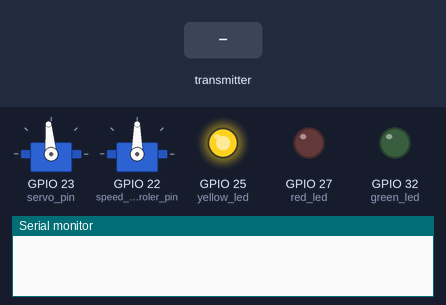
This program was run on a simulated ESP32. Parts: 2 × servo, output pins drawn as LEDs (lit = HIGH), the last lines printed to the serial monitor. Dashed ring = blinking. The test bench sets the inputs (shaded band).

Above: at 0.3 s.
At 7.2 s:
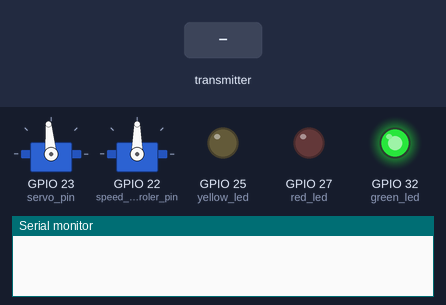
7.3 s: the transmitter starts sending stop = 1
At 7.4 s:
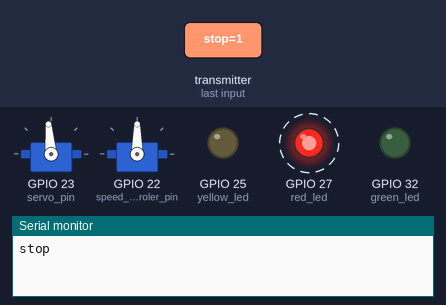
Timing chart, 0 to 16.3 s (numbered marks = the images above; inputs shaded):
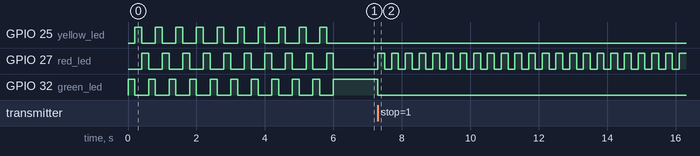

The program:

main.cpp
```cpp
#include <Arduino.h>
#include <ESP32Servo.h>
//The cuminication protocol with WiFi and ESP-NOW is based on the example code from https://RandomNerdTutorials.com/esp-now-esp32-arduino-ide/
//Evything else is developed by AAU ROB3 Group 364
/*
  Rui Santos
  Complete project details at https://RandomNerdTutorials.com/esp-now-esp32-arduino-ide/

  Permission is hereby granted, free of charge, to any person obtaining a copy
  of this software and associated documentation files.

  The above copyright notice and this permission notice shall be included in all
  copies or substantial portions of the Software.
*/
#include <esp_now.h>
#include <WiFi.h>

#define servo_pin 23
#define speed_controler_pin 22
#define green_led 32
#define yellow_led 25
#define red_led 27

// creates two servo objects to control the servo for the direction of the weeles and one for the speed of the wheels
Servo servo_wheels;
Servo speed_controler;


typedef struct struct_manuel_mode_data {
    bool stop=false;
    bool manuel=false;
    int x=2048;
    int y=2048;
} struct_manuel_mode_data;

typedef struct struct_atomatic_mode_data {
    float angle=95;
    float speed=90;
} struct_atomatic_mode_data;

// Create a struct_message called autoData and manuelData
struct_atomatic_mode_data autoData;
struct_manuel_mode_data manuelData;

float current_angle=autoData.angle;
float current_speed=autoData.speed;
float new_angle=current_angle;
float new_speed=current_speed;

int y_value=manuelData.y;
int x_value=manuelData.x;
int angle_manuel=map(x_value,0,4095,45,145);
int speed_manuel=map(y_value,0,4095,0,180);

// callback function that will be executed when data is received
void OnDataRecv(const uint8_t * mac, const uint8_t *incomingData, int len) {
  memcpy(&manuelData, incomingData, sizeof(manuelData));
  //Serial.println(myData.a); // char message
  //y_value=manuelData.y;
  //x_value=manuelData.x;
}
void led_on(String colour){
  if (colour=="green"){
    digitalWrite(yellow_led,LOW);
    digitalWrite(red_led,LOW);
    digitalWrite(green_led,HIGH);
  }
  else if (colour=="yellow"){
    digitalWrite(green_led,LOW);
    digitalWrite(red_led,LOW);
    digitalWrite(yellow_led,HIGH);
  }
  else if (colour=="red"){
    digitalWrite(green_led,LOW);
    digitalWrite(yellow_led,LOW);
    digitalWrite(red_led,HIGH);
  }
}
void led_off(){
  digitalWrite(green_led,LOW);
  digitalWrite(yellow_led,LOW);
  digitalWrite(red_led,LOW);
}
void setup() {
  // Initialize Serial Monitor
  Serial.begin(115200);

  servo_wheels.attach(servo_pin);
  servo_wheels.write(autoData.angle);
  speed_controler.attach(speed_controler_pin,1000,2000);
  speed_controler.write(autoData.speed);

  //Led setup
  pinMode(green_led,OUTPUT);
  pinMode(yellow_led,OUTPUT);
  pinMode(red_led,OUTPUT);

  //LED blinks one at a time in 2 seconds
  for (int i=0;i<10;i++){
    led_on("green");
    delay(200);
    led_on("yellow");
    delay(200);
    led_on("red");
    delay(200);
    led_off();
  }
  //delay(2000);//check if this delay is still needed????

  Serial.setTimeout(1);

    // Set device as a Wi-Fi Station
  WiFi.mode(WIFI_STA);

  // Init ESP-NOW
  if (esp_now_init() != ESP_OK) {
    Serial.println("Error initializing ESP-NOW");
    return;
  }

  // Once ESPNow is successfully Init, we will register for recv CB to
  // get recv packer info
  esp_now_register_recv_cb(OnDataRecv);
}

void decode_data(std::string data_recivd){
    std::string signal =data_recivd;
    //std::string signal = "A150V120";
    std::string temp;
    std::string firstNumberStr, secondNumberStr;

    //extract the numbers from the string and save them in the variables firstNumberStr and secondNumberStr
    //the first number is the angle and the second is the speed
    for (char c : signal) {
        if (std::isdigit(c)) {
            temp += c;
        } else {
            if (!temp.empty()) {
                if (firstNumberStr.empty()) {
                    firstNumberStr = temp;
                } else if (secondNumberStr.empty()) {
                    secondNumberStr = temp;
                }
                temp.clear();
            }
        }
    }
    if (!temp.empty() && secondNumberStr.empty()) {
        secondNumberStr = temp;
    }
    float angle=std::stoi(firstNumberStr);
    float speed=std::stoi(secondNumberStr);
    //failsafe:
    if (angle>145){
      angle=145;
    }
    if (angle<45){
      angle=45;
    }
    if (speed>180){
      speed=180;
    }
    if (speed<0){
      speed=0;
    }
    //save the data in the struct
    autoData.angle = angle;
    autoData.speed = speed;
}


int dt=0;
void P_controler(){
  //if the chage in time is lagere than 10 ms run the code
  if ((millis()-dt)>10){
    dt=millis();

    //Angle
    float error_angle=autoData.angle-current_angle;
    float Kp_angle=0.5;
    float diff_angle=Kp_angle*error_angle;
    new_angle=current_angle+diff_angle;
    servo_wheels.write(new_angle);
    current_angle=new_angle;

    //Speed
    float error_speed=autoData.speed-current_speed;
    float Kp_speed=0.02;
    float diff_speed=Kp_speed*error_speed;
    new_speed=current_speed+diff_speed;
    speed_controler.write(new_speed);
    current_speed=new_speed;
   }
}

bool prev_mode=manuelData.manuel; //true=manuel, true=auto
bool manual_mode_pc=false;
bool stop=false;
void loop() {
  //run the code until the stop command is recived (E-stop), then the cars' speed and angle is set to 0 imidiatly!!
  while (stop==false){
    if (Serial.available() > 0) {
      if (prev_mode!=manuelData.manuel){
        if (prev_mode==false && manuelData.manuel==true){
          prev_mode=true;
          Serial.println("manual");
        }
        else if (prev_mode==true && manuelData.manuel==false){
          prev_mode=false;
          Serial.println("auto");
        }
      }
      // read the incoming byte:
      String str = Serial.readStringUntil('\n');
      //convert str to std::string and save it in str_1
      std::string str_1 = str.c_str();

      if (str_1=="stop" || manuelData.stop==true){
        autoData.angle=95;
        autoData.speed=90;
        stop=true;
        Serial.println("stop");
      }
      else if (str_1=="manual"){
        manual_mode_pc==true;
        led_on("yellow");
      }
      else if (str_1=="auto"){
        manual_mode_pc==false;
        led_on("green");
      }
      else{
        decode_data(str_1);
      }
    }
    if (manuelData.stop==true){
      autoData.angle=95;
      autoData.speed=90;
      manuelData.x=2048;
      manuelData.y=2048;
      if (stop==false){
        Serial.println("stop");
        stop=true;
      }
    }
    if (manuelData.manuel==true){
      led_on("yellow");
      angle_manuel=map(manuelData.x,0,4095,45,145);
      speed_manuel=map(manuelData.y,0,4095,0,180);
      servo_wheels.write(angle_manuel);
      speed_controler.write(speed_manuel);
    }
    else{
      if (manual_mode_pc==false){
        led_on("green");
      }
      P_controler();
    }
  }
  led_on("red");
  servo_wheels.write(autoData.angle);
  speed_controler.write(autoData.speed);
  delay(200);
  led_off();
  delay(200);

}
```

Measured:
- after the input at 7.3 s, GPIO 27 (red_led): alternates HIGH for 0.20 s and LOW for 0.20 s, starting at once; GPIO 32 (green_led): HIGH → LOW at once
- by itself, GPIO 32 (green_led): alternates HIGH for 0.20 s and LOW for 0.40 s, 20 changes in all, then stays HIGH
